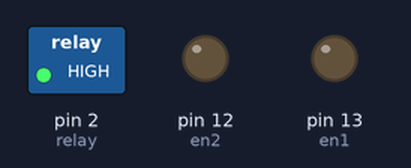
Recording of a sketch running on a simulated Arduino Uno, built with avr-gcc and run on an emulated ATmega328P. Shown: switched loads named in the sketch (green lamp = pin HIGH), output pins drawn as LEDs (lit = HIGH).

Above: at 0.2 s.
At 3.0 s:
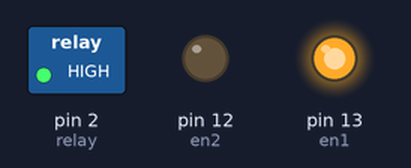
At 8.0 s:
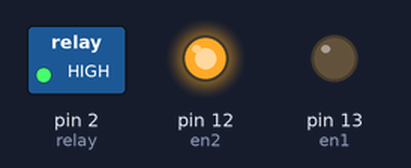
At 10.7 s:
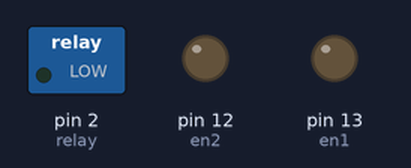
Timing chart, 0 to 14.3 s (numbered marks = the images above):
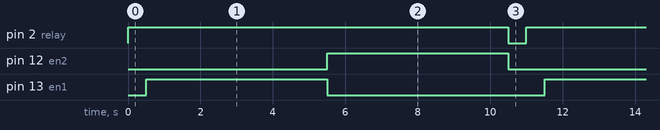

The sketch:

relay_node.ino
```cpp
//https://www.youtube.com/watch?v=CZVOp4oVfBk
//https://www.youtube.com/watch?v=a0gIC27nBlE
// the setup function runs once when you press reset or power the board

int relay=2;

 int en1=13;
 int en2=12;


void setup() {
  // initialize digital pin LED_BUILTIN as an output.
  pinMode(relay, OUTPUT);
   pinMode(en1, OUTPUT);
      pinMode(en2, OUTPUT);
}

// the loop function runs over and over again forever
void loop() {
  digitalWrite(relay, HIGH);   // turn the LED on (HIGH is the voltage level)
  delay(500);                       // wait for a second


  digitalWrite(en1, HIGH);
digitalWrite(en2, LOW);

delay(5000);
digitalWrite(en1, LOW);
digitalWrite(en2, LOW);

digitalWrite(en1, LOW);
digitalWrite(en2, HIGH);
delay(5000);
digitalWrite(en1, LOW);
digitalWrite(en2, LOW);


digitalWrite(relay, LOW);    // turn the LED off by making the voltage LOW
  delay(500);
}
```

Measured:
- by itself, pin 2 (relay): alternates HIGH for 10.5 s and LOW for 0.50 s
- by itself, pin 12 (en2), pin 13 (en1): alternates HIGH for 5.0 s and LOW for 6.0 s
- by itself, everything shown: repeats every 11.0 s, in 4 steps
